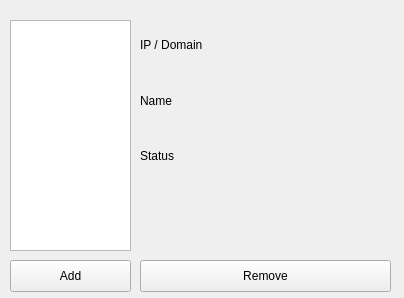
<?xml version="1.0" encoding="UTF-8"?>
<ui version="4.0">
 <class>Form</class>
 <widget class="QWidget" name="Form">
  <property name="geometry">
   <rect>
    <x>0</x>
    <y>0</y>
    <width>404</width>
    <height>298</height>
   </rect>
  </property>
  <property name="windowTitle">
   <string>Form</string>
  </property>
  <widget class="QPushButton" name="addBtn">
   <property name="geometry">
    <rect>
     <x>10</x>
     <y>260</y>
     <width>121</width>
     <height>32</height>
    </rect>
   </property>
   <property name="text">
    <string>Add</string>
   </property>
  </widget>
  <widget class="QWidget" name="infoBox" native="true">
   <property name="geometry">
    <rect>
     <x>140</x>
     <y>20</y>
     <width>251</width>
     <height>161</height>
    </rect>
   </property>
   <widget class="QWidget" name="gridLayoutWidget">
    <property name="geometry">
     <rect>
      <x>0</x>
      <y>0</y>
      <width>251</width>
      <height>161</height>
     </rect>
    </property>
    <layout class="QGridLayout" name="gridLayout">
     <item row="2" column="1">
      <widget class="QLabel" name="statusLbl">
       <property name="text">
        <string/>
       </property>
      </widget>
     </item>
     <item row="0" column="0">
      <widget class="QLabel" name="label">
       <property name="text">
        <string>IP / Domain </string>
       </property>
      </widget>
     </item>
     <item row="2" column="0">
      <widget class="QLabel" name="label_3">
       <property name="text">
        <string>Status </string>
       </property>
      </widget>
     </item>
     <item row="0" column="1">
      <widget class="QLabel" name="ipLabel">
       <property name="text">
        <string/>
       </property>
      </widget>
     </item>
     <item row="1" column="1">
      <widget class="QLabel" name="nameLabel">
       <property name="text">
        <string/>
       </property>
      </widget>
     </item>
     <item row="1" column="0">
      <widget class="QLabel" name="label_2">
       <property name="text">
        <string>Name </string>
       </property>
      </widget>
     </item>
    </layout>
   </widget>
  </widget>
  <widget class="QListWidget" name="listWidget">
   <property name="geometry">
    <rect>
     <x>10</x>
     <y>20</y>
     <width>121</width>
     <height>231</height>
    </rect>
   </property>
  </widget>
  <widget class="QPushButton" name="removeBtn">
   <property name="geometry">
    <rect>
     <x>140</x>
     <y>260</y>
     <width>251</width>
     <height>32</height>
    </rect>
   </property>
   <property name="text">
    <string>Remove</string>
   </property>
  </widget>
 </widget>
 <resources/>
 <connections/>
</ui>
